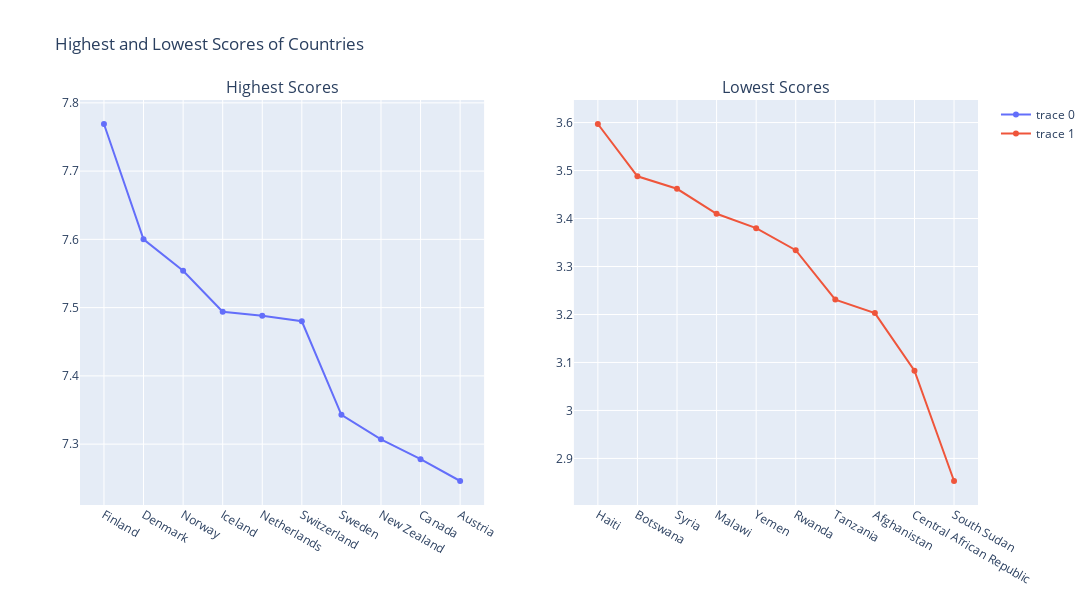

This figure's notebook cell:
### Code cell
# plot the highest and the lowest scored countries or regions
fig = make_subplots(rows= 1, cols= 2, subplot_titles= ("Highest Scores", "Lowest Scores"))

fig.add_trace(
	go.Scatter(x= highest["Country or region"], y= highest["Score"],
			mode= 'markers+lines'), row= 1, col= 1
)

fig.add_trace(
	go.Scatter(x= lowest["Country or region"], y= lowest["Score"],
			mode= 'markers+lines'), row= 1, col= 2
)

fig.update_layout(height= 600, width= 1100, title_text= "Highest and Lowest Scores of Countries")
fig.show()

### Figure 1 — Plotly figure (JSON) as saved in the notebook; plotly's stock layout.template omitted (floating-point values rounded to 4 significant figures)
{"data": [{"mode": "markers+lines", "type": "scatter", "x": ["Finland", "Denmark", "Norway", "Iceland", "Netherlands", "Switzerland", "Sweden", "New Zealand", "Canada", "Austria"], "xaxis": "x", "y": [7.769, 7.6, 7.554, 7.494, 7.488, 7.48, 7.343, 7.307, 7.278, 7.246], "yaxis": "y"}, {"mode": "markers+lines", "type": "scatter", "x": ["Haiti", "Botswana", "Syria", "Malawi", "Yemen", "Rwanda", "Tanzania", "Afghanistan", "Central African Republic", "South Sudan"], "xaxis": "x2", "y": [3.597, 3.488, 3.462, 3.41, 3.38, 3.334, 3.231, 3.203, 3.083, 2.853], "yaxis": "y2"}], "layout": {"annotations": [{"font": {"size": 16}, "showarrow": false, "text": "Highest Scores", "x": 0.225, "xanchor": "center", "xref": "paper", "y": 1, "yanchor": "bottom", "yref": "paper"}, {"font": {"size": 16}, "showarrow": false, "text": "Lowest Scores", "x": 0.775, "xanchor": "center", "xref": "paper", "y": 1, "yanchor": "bottom", "yref": "paper"}], "height": 600, "title": {"text": "Highest and Lowest Scores of Countries"}, "width": 1100, "xaxis": {"anchor": "y", "domain": [0, 0.45]}, "xaxis2": {"anchor": "y2", "domain": [0.55, 1]}, "yaxis": {"anchor": "x", "domain": [0, 1]}, "yaxis2": {"anchor": "x2", "domain": [0, 1]}}}
